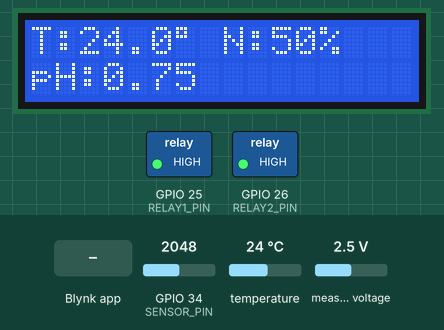
Simulated run of this sketch. Board: ESP32. On the bench: 16×2 character LCD, switched loads named in the sketch (green lamp = pin HIGH). The inputs (shaded band) are chosen by the test bench; at power-on: GPIO 34 (SENSOR_PIN) = 2048, temperature 24 °C, measured voltage 2.5 V. WiFi joins after 1.5 s; servers stay silent unless stated; what the sketch prints to the serial monitor is not drawn.

Above: at 5.0 s.
5.1 s: Blynk app writes 1 to V3
At 7.6 s:
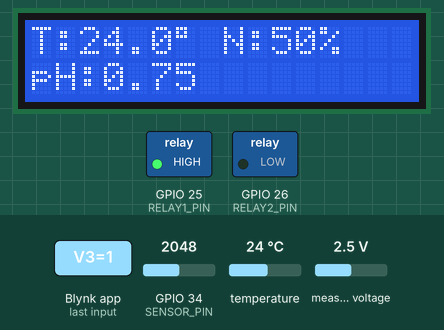
7.9 s: GPIO 34 (SENSOR_PIN) set to 4045
At 9.2 s:
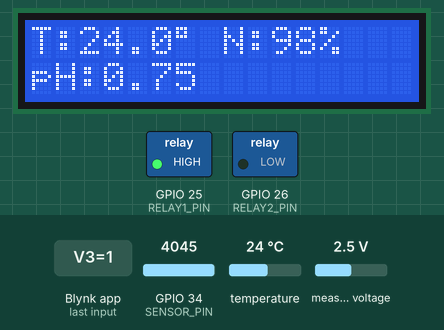
9.8 s: GPIO 34 (SENSOR_PIN) set to 4095
At 10.6 s:
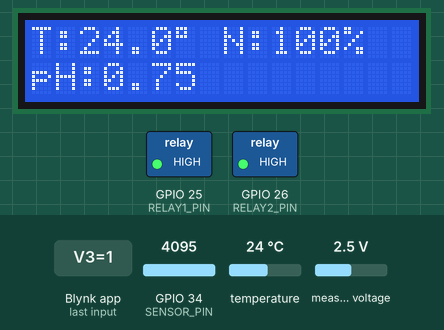
11.6 s: GPIO 34 (SENSOR_PIN) set to 444
At 13.1 s:
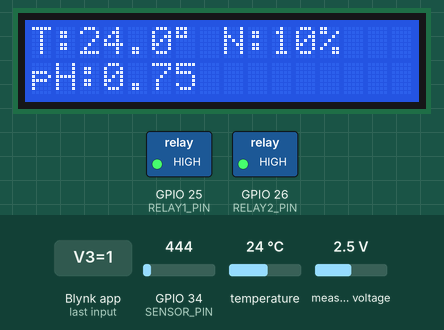
13.4 s: GPIO 34 (SENSOR_PIN) set to 376
At 14.6 s:
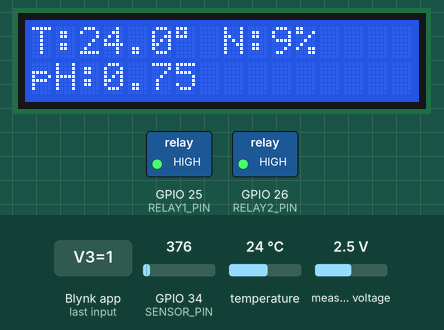
15.2 s: temperature set to 12 °C
At 16.0 s:
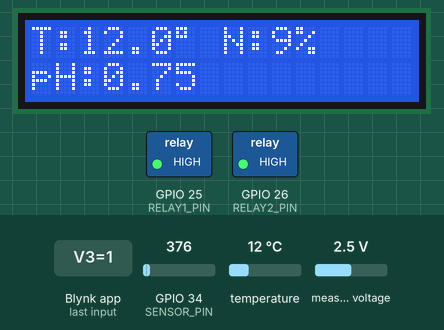
Timing chart, 0 to 18.0 s (numbered marks = the images above; inputs shaded):
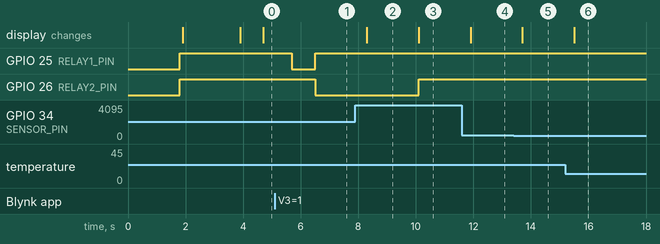

The sketch:

ver8.ino
```cpp
#define BLYNK_TEMPLATE_ID "TMPL6xahK8SKs"
#define BLYNK_TEMPLATE_NAME "Becathongminh1"
#define BLYNK_AUTH_TOKEN "17HSZAw0DeUKc985EQvAlrKDcUhBAm2V"

#include <WiFi.h>
#include <BlynkSimpleEsp32.h>
#include <OneWire.h>
#include <DallasTemperature.h>
#include <Wire.h>
#include <LiquidCrystal_I2C.h>
#include <Adafruit_ADS1X15.h>

#define ONE_WIRE_BUS 5
#define SENSOR_PIN 34
#define OFFSET 8
#define RELAY1_PIN 25    // Relay 1 (máy bơm 1 - rút nước)
#define RELAY2_PIN 26    // Relay 2 (máy bơm 2 - bơm nước vào)

char ssid[] = "Lyngh";
char pass[] = "888888888";

OneWire oneWire(ONE_WIRE_BUS);
DallasTemperature sensors(&oneWire);
LiquidCrystal_I2C lcd(0x27, 16, 2);
Adafruit_ADS1115 ads;

// Trạng thái thông báo
bool notifiedLowTemp = false;
bool notifiedHighTemp = false;
bool notifiedLowWater = false;
bool notifiedLowPH = false;
bool notifiedHighPH = false;

// Thời gian lần cuối gửi thông báo
unsigned long lastNotifyTimeTemp = 0;
unsigned long lastNotifyTimeWater = 0;
unsigned long lastNotifyTimePH = 0;
const unsigned long notifyInterval = 20000;

// Trạng thái máy bơm
bool pump1Active = false;
bool pump2Active = false;

// Hàm gửi cảnh báo với kiểm tra tránh spam
void sendAlert(const char* eventCode, const char* message, bool& notified, unsigned long& lastNotifyTime) {
  unsigned long currentMillis = millis();
  if (!notified || (currentMillis - lastNotifyTime >= notifyInterval)) {
    Blynk.logEvent(eventCode, message);
    notified = true;
    lastNotifyTime = currentMillis;
  }
}

float readTemperature() {
  sensors.requestTemperatures();
  float tempC = sensors.getTempCByIndex(0);
  Blynk.virtualWrite(V0, tempC);
  Serial.print("Nhiet do: ");
  Serial.println(tempC);

  if (tempC < 20) {
    sendAlert("canh_bao_nhiet_do_thap", "Nhiệt độ thấp hơn 20°C!", notifiedLowTemp, lastNotifyTimeTemp);
    notifiedHighTemp = false;
  } else if (tempC > 32) {
    sendAlert("canh_bao_nhiet_do_cao", "Nhiệt độ cao hơn 32°C!", notifiedHighTemp, lastNotifyTimeTemp);
    notifiedLowTemp = false;
  } else {
    notifiedLowTemp = false;
    notifiedHighTemp = false;
  }

  return tempC;
}

float readWaterLevel() {
  int rawValue = analogRead(SENSOR_PIN);
  float percentage = map(rawValue, 0, 4095, 0, 100);
  percentage = constrain(percentage, 0, 100);
  Blynk.virtualWrite(V2, percentage);
  Serial.print("Muc nuoc: ");
  Serial.println(percentage);

  if (percentage < 50) {
    sendAlert("canh_bao_muc_nuoc", "Mực nước thấp hơn 50%!", notifiedLowWater, lastNotifyTimeWater);
  } else {
    notifiedLowWater = false;
  }

  return percentage;
}

float readPH() {
  int16_t adc0 = ads.readADC_SingleEnded(0);
  float voltage = adc0 * 0.1875 / 1000.0;
  float phValue = 3.5 * voltage - OFFSET;
  Blynk.virtualWrite(V1, phValue);
  Serial.print(" | pH: ");
  Serial.println(phValue);

  if (phValue < 4) {
    sendAlert("canh_bao_ph_thap", "pH thấp hơn 4!", notifiedLowPH, lastNotifyTimePH);
    notifiedHighPH = false;
  } else if (phValue > 8) {
    sendAlert("canh_bao_ph_cao", "pH cao hơn 8!", notifiedHighPH, lastNotifyTimePH);
    notifiedLowPH = false;
  } else {
    notifiedLowPH = false;
    notifiedHighPH = false;
  }

  return phValue;
}

void updateLCD(float tempC, float waterLevel, float phValue) {
  lcd.setCursor(0, 0);
  lcd.print("T:");
  lcd.print(tempC, 1);
  lcd.print((char)223);
  lcd.print(" N:");
  lcd.print(waterLevel, 0);
  lcd.print("% ");

  lcd.setCursor(0, 1);
  lcd.print("pH:");
  lcd.print(phValue, 2);
  lcd.print("       ");
}

// Xử lý nút nhấn ảo V3
BLYNK_WRITE(V3) {
  int value = param.asInt(); // Lấy giá trị từ nút V3 (0 hoặc 1)
  if (value == 1 && !pump1Active && !pump2Active) {
    pump1Active = true;
    digitalWrite(RELAY1_PIN, LOW); // Bật máy bơm 1
    Serial.println("Pump 1 ON");
  }
}

void setup() {
  Serial.begin(115200);
  Blynk.begin(BLYNK_AUTH_TOKEN, ssid, pass);
  Wire.begin(21, 22);

  // Cấu hình chân relay
  pinMode(RELAY1_PIN, OUTPUT);
  pinMode(RELAY2_PIN, OUTPUT);
  digitalWrite(RELAY1_PIN, HIGH); // Tắt relay 1
  digitalWrite(RELAY2_PIN, HIGH); // Tắt relay 2

  if (!ads.begin()) {
    Serial.println("Khong tim thay ADS1115!");
    while (1);
  }

  sensors.begin();
  lcd.init();
  lcd.backlight();
  lcd.setCursor(0, 0);
  lcd.print("Khoi dong...");
  delay(2000);
  lcd.clear();
}

void loop() {
  Blynk.run();

  float temp = readTemperature();
  float water = readWaterLevel();
  float pH = readPH();
  updateLCD(temp, water, pH);

  // Điều khiển máy bơm
  if (pump1Active) {
    if (water <= 60) { // Khi mức nước còn 60%
      digitalWrite(RELAY1_PIN, HIGH); // Tắt máy bơm 1
      pump1Active = false;
      Serial.println("Pump 1 OFF");

      digitalWrite(RELAY2_PIN, LOW); // Bật máy bơm 2
      pump2Active = true;
      Serial.println("Pump 2 ON");
    }
  }

  if (pump2Active) {
    if (water >= 100) { // Khi bể đầy
      digitalWrite(RELAY2_PIN, HIGH); // Tắt máy bơm 2
      pump2Active = false;
      Serial.println("Pump 2 OFF");

      Blynk.virtualWrite(V3, 0); // Tắt nút V3
      Serial.println("V3 Button OFF");
    }
  }

  delay(1000);
}
```

Measured:
- the behaviour switches between 4094 and 4095 on GPIO 34 (SENSOR_PIN) (found by bisection; images 2 and 3)
- after the input at 5.1 s, GPIO 25 (RELAY1_PIN): HIGH → LOW after 0.60 s, → HIGH 0.80 s later; GPIO 26 (RELAY2_PIN): HIGH → LOW after 1.4 s
- after the input at 7.9 s, the display: changes after 0.40 s (image 2)
- after the input at 9.8 s, GPIO 26 (RELAY2_PIN): LOW → HIGH after 0.30 s; the display: changes after 0.30 s (image 3)
- after the input at 11.6 s, the display: changes after 0.30 s (image 4)
- after the input at 13.4 s, the display: changes after 0.30 s (image 5)
- after the input at 15.2 s, the display: changes after 0.30 s (image 6)
